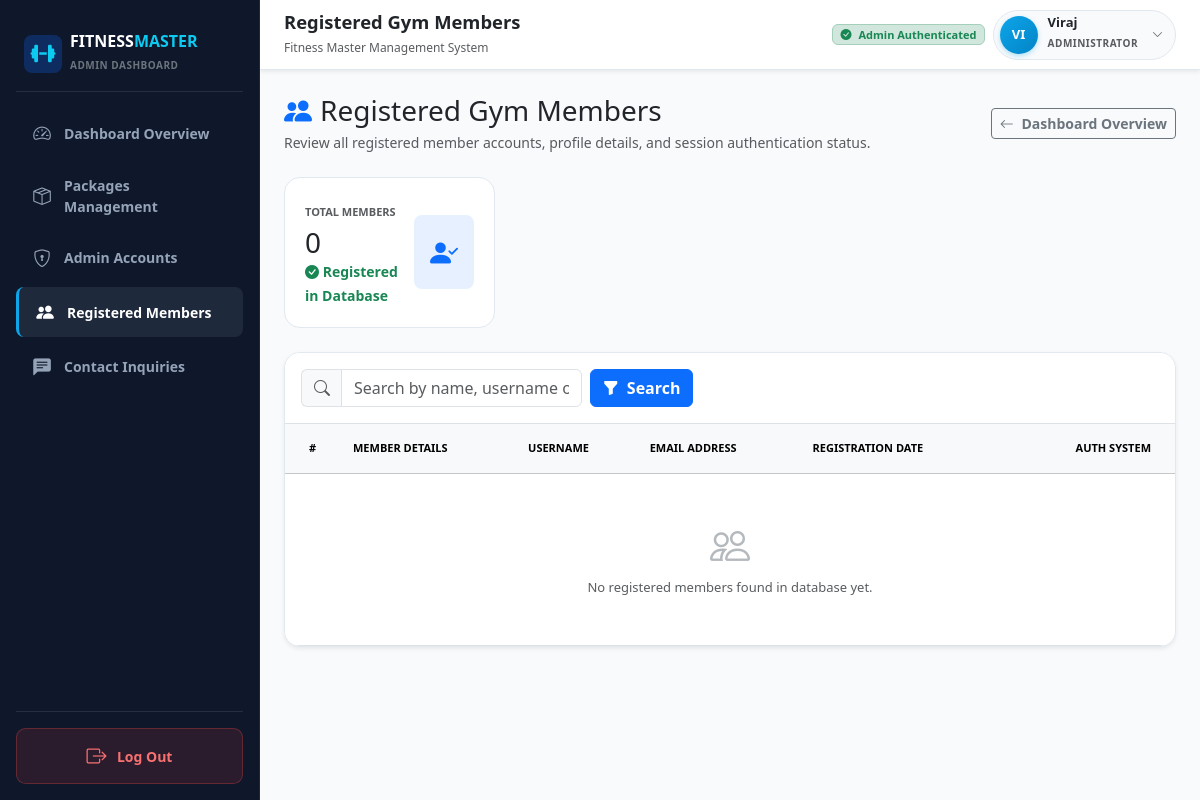
Before: /registered-users/ (signed in) with the older database file.
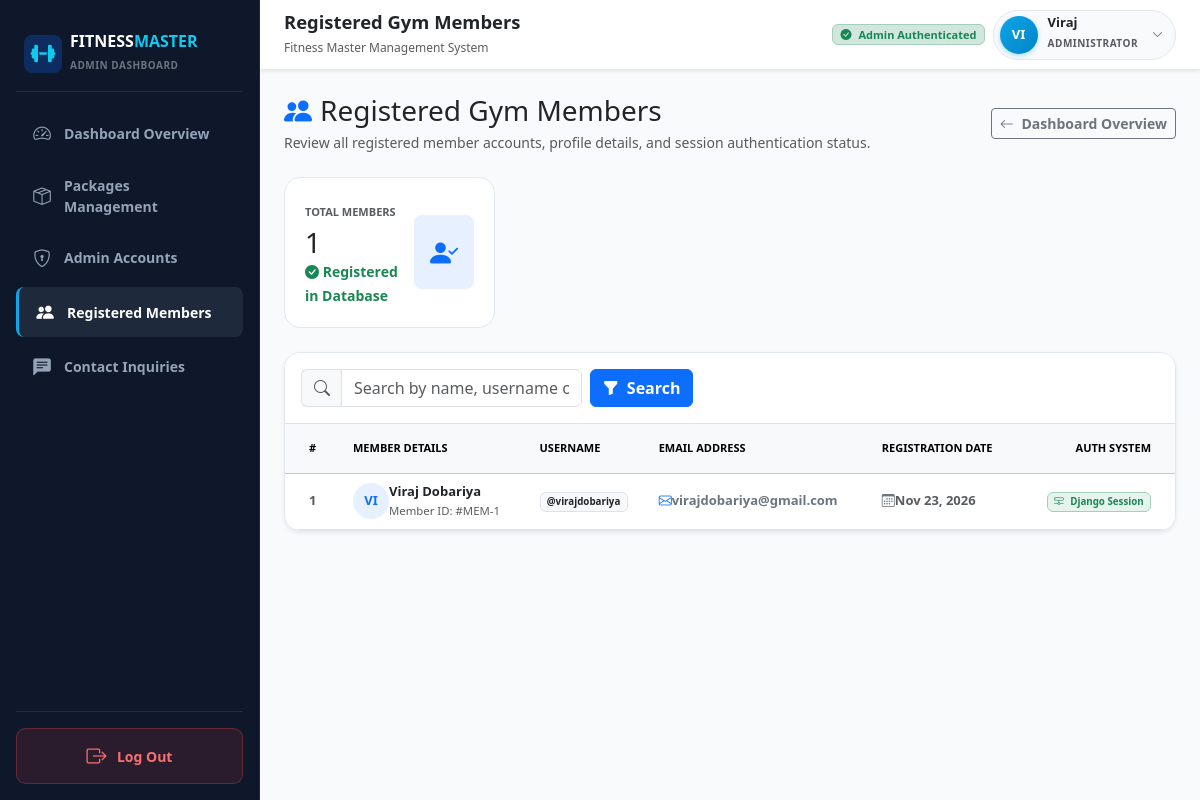
After: the same page with the newer database file.
### accounts/models.py (models this page shows, shortened)
class Admin(AbstractUser):
    email = models.EmailField(unique=True, verbose_name="Email Address")
    class Meta:
        verbose_name = 'Admin'
        verbose_name_plural = 'Admins'
        ordering = ['username']

class User(models.Model):
    name = models.CharField(max_length=150, verbose_name="Full Name", blank=True)
    username = models.CharField(max_length=150, unique=True, verbose_name="Username")
    email = models.EmailField(unique=True, verbose_name="Email Address")
    password = models.CharField(max_length=255, verbose_name="Password (Hashed)")
    created_at = models.DateTimeField(auto_now_add=True, verbose_name="Registration Date")
    class Meta:
        verbose_name = 'User'
        verbose_name_plural = 'Users'
        ordering = ['-created_at']

### accounts/views.py (the view, shortened to what this page needs)
# urls.py: path('registered-users/', views.admin_registered_users_view, name='admin_registered_users'),
@login_required(login_url='login')
@user_passes_test(admin_check, login_url='login')
def admin_registered_users_view(request):
    search_query = request.GET.get('q', '').strip()
    users_qs = User.objects.all().order_by('-created_at')
    return render(request, 'accounts/registered_users_list.html', {
        'users': users_qs,
        'total_users': User.objects.count(),
        'search_query': search_query,
    })

### accounts/views.py (called while the page is built)
def admin_check(user):
    return user.is_authenticated and (user.is_staff or user.is_superuser)

### templates/accounts/registered_users_list.html (shortened to what this page needs)
{% extends 'base.html' %}
{% block page_heading %}Registered Gym Members{% endblock %}
{% block content %}
<div class="container-fluid px-0">
  <div class="d-flex flex-wrap align-items-center justify-content-between gap-3 mb-4">
    <div>
      <h3 class="fw-black text-dark mb-1">
        <i class="bi bi-people-fill text-primary me-2"></i>Registered Gym Members
      </h3>
      <p class="text-muted small mb-0">
        Review all registered member accounts, profile details, and session authentication status.
      </p>
    </div>
    <div class="d-flex align-items-center gap-2">
      <a href="{% url 'admin_dashboard' %}" class="btn btn-outline-secondary fw-semibold btn-sm">
        <i class="bi bi-arrow-left me-1"></i> Dashboard Overview
      </a>
    </div>
  </div>
  <div class="row g-3 mb-4">
    <div class="col-12 col-sm-6 col-md-4 col-xl-3">
      <div class="stat-card h-100 d-flex align-items-center justify-content-between">
        <div>
          <small class="text-muted fw-bold text-uppercase" style="font-size: 11px;">Total Members</small>
          <h3 class="fw-black text-dark mb-0 mt-1">{{ total_users }}</h3>
          <small class="text-success fw-semibold"><i class="bi bi-check-circle-fill"></i> Registered in Database</small>
        </div>
        <div class="rounded-3 p-3 bg-primary bg-opacity-10 text-primary">
          <i class="bi bi-person-check-fill fs-3"></i>
        </div>
      </div>
    </div>
  </div>
  <div class="fm-card mb-4 shadow-sm">
    <div class="p-3 bg-white border-bottom">
      <form method="get" action="{% url 'admin_registered_users' %}" class="row g-2 align-items-center">
        <div class="col-12 col-md-6 col-lg-4">
          <div class="input-group">
            <span class="input-group-text bg-light text-muted border-end-0">
              <i class="bi bi-search"></i>
            </span>
            <input type="text" name="q" value="{{ search_query }}" class="form-control" placeholder="Search by name, username or email...">
          </div>
        </div>
        <div class="col-auto">
          <button type="submit" class="btn btn-primary fw-bold">
            <i class="bi bi-funnel-fill me-1"></i> Search
          </button>
        </div>
      </form>
    </div>
    <div class="table-responsive">
      <table class="table table-hover align-middle mb-0" style="font-size: 13px;">
        <thead class="table-light text-uppercase text-secondary fw-bold" style="font-size: 11px;">
          <tr>
            <th class="ps-4 py-3" style="width: 60px;">#</th>
            <th class="py-3">Member Details</th>
            <th class="py-3">Username</th>
            <th class="py-3">Email Address</th>
            <th class="py-3">Registration Date</th>
            <th class="text-end pe-4 py-3">Auth System</th>
          </tr>
        </thead>
        <tbody>
          {% for member in users %}
            <tr>
              <td class="ps-4 fw-bold text-muted">{{ forloop.counter }}</td>
              <td>
                <div class="d-flex align-items-center gap-2.5">
                  <div class="rounded-circle bg-primary bg-opacity-10 text-primary fw-bold d-flex align-items-center justify-content-center" style="width: 36px; height: 36px; font-size: 13px;">
                    {{ member.username|slice:":2"|upper }}
                  </div>
                  <div>
                    <div class="fw-bold text-dark">{{ member.name|default:member.username }}</div>
                    <small class="text-muted">Member ID: #MEM-{{ member.id }}</small>
                  </div>
                </div>
              </td>
              <td>
                <span class="badge bg-light text-dark border fw-bold px-2.5 py-1">
                  @{{ member.username }}
                </span>
              </td>
              <td>
                <span class="text-secondary fw-semibold">
                  <i class="bi bi-envelope me-1.5 text-primary"></i>{{ member.email }}
                </span>
              </td>
              <td class="text-muted fw-semibold">
                <i class="bi bi-calendar3 me-1.5 text-secondary"></i>{{ member.created_at|date:"M d, Y" }}
              </td>
              <td class="text-end pe-4">
                <span class="badge bg-success bg-opacity-10 text-success border border-success-subtle fw-bold px-2.5 py-1">
                  <i class="bi bi-hdd-network me-1"></i> Django Session
                </span>
              </td>
            </tr>
          {% empty %}
            <tr>
              <td colspan="6" class="text-center py-5 text-muted">
                <i class="bi bi-people display-6 d-block mb-2 text-secondary opacity-50"></i>
                {% if search_query %}
                  No members matched your search query "<strong>{{ search_query }}</strong>".
                {% else %}
                  No registered members found in database yet.
                {% endif %}
              </td>
            </tr>
          {% endfor %}
        </tbody>
      </table>
    </div>
  </div>
</div>
{% endblock %}

### templates/base.html (shortened to what this page needs)
<!DOCTYPE html>
<html lang="en">
<head>
  <link href="https://cdn.jsdelivr.net/npm/bootstrap@5.3.3/dist/css/bootstrap.min.css" rel="stylesheet">
  <link href="https://cdn.jsdelivr.net/npm/bootstrap-icons@1.11.3/font/bootstrap-icons.min.css" rel="stylesheet">
  <link rel="stylesheet" href="https://cdnjs.cloudflare.com/ajax/libs/font-awesome/6.5.1/css/all.min.css">
</head>
<body>
{% if request.user.is_authenticated and request.user.is_staff and not is_user_page and not is_auth_page and request.GET.portal != 'user' and request.resolver_match.url_name not in 'about_us contact_us user_login user_register user_register_alias user_dashboard user_root root admin_login admin_login_slash login admin_gateway admin_gateway_no_slash' %}
<div class="d-flex w-100 min-vh-100 position-relative">
  <aside class="admin-sidebar d-none d-lg-flex flex-column p-3" id="adminDesktopSidebar">
    <div class="brand-container d-flex align-items-center gap-2 px-2 py-3 mb-3 border-bottom border-secondary border-opacity-25">
      <button type="button" class="brand-icon btn p-0 border-0 bg-primary bg-opacity-25 text-info rounded-3 d-flex align-items-center justify-content-center shadow-none" id="desktopBrandToggle" style="width: 38px; height: 38px; flex-shrink: 0; cursor: pointer;" title="Click to Collapse / Expand Sidebar" aria-label="Toggle Sidebar">
        <i class="fa-solid fa-dumbbell text-info fs-5"></i>
      </button>
      <div class="brand-text text-truncate" id="desktopBrandTextToggle" style="cursor: pointer;" title="Click to Collapse / Expand Sidebar">
        <h6 class="mb-0 fw-bold text-white tracking-wide">FITNESS<span class="text-info">MASTER</span></h6>
        <small class="text-secondary fw-semibold" style="font-size: 10px; letter-spacing: 0.5px;">ADMIN DASHBOARD</small>
      </div>
    </div>
    <ul class="nav nav-pills flex-column mb-auto">
      <li class="nav-item">
        <a href="{% url 'admin_dashboard' %}" class="nav-link {% if request.resolver_match.url_name == 'admin_dashboard' %}active{% endif %}" title="Dashboard Overview">
          <i class="bi bi-speedometer2"></i>
          <span class="nav-label">Dashboard Overview</span>
        </a>
      </li>
      <li class="nav-item">
        <a href="{% url 'packages_list' %}" class="nav-link " title="Packages Management">
          <i class="bi bi-box-seam"></i>
          <span class="nav-label">Packages Management</span>
        </a>
      </li>
      <li class="nav-item">
        <a href="{% url 'admin_accounts' %}" class="nav-link {% if request.resolver_match.url_name == 'admin_accounts' %}active{% endif %}" title="Admin Accounts">
          <i class="bi bi-shield-lock"></i>
          <span class="nav-label">Admin Accounts</span>
        </a>
      </li>
      <li class="nav-item">
        <a href="{% url 'admin_registered_users' %}" class="nav-link {% if request.resolver_match.url_name == 'admin_registered_users' %}active{% endif %}" title="Registered Members">
          <i class="bi bi-people-fill"></i>
          <span class="nav-label">Registered Members</span>
        </a>
      </li>
      <li class="nav-item">
        <a href="{% url 'admin_contact_messages' %}" class="nav-link {% if request.resolver_match.url_name == 'admin_contact_messages' %}active{% endif %}" title="Contact Inquiries">
          <i class="bi bi-chat-left-text-fill"></i>
          <span class="nav-label">Contact Inquiries</span>
        </a>
      </li>
    </ul>
    <div class="border-top border-secondary border-opacity-25 pt-3 mt-auto">
      <a href="{% url 'logout' %}" class="sidebar-logout-btn w-100" title="Log Out">
        <i class="bi bi-box-arrow-right fs-5"></i>
        <span class="nav-label">Log Out</span>
      </a>
    </div>
  </aside>
  <div class="main-wrapper" id="mainContentWrapper">
    <header class="admin-navbar d-flex align-items-center justify-content-between px-3 px-lg-4 sticky-top shadow-sm">
      <div class="d-flex align-items-center gap-3">
        <div>
          <h5 class="mb-0 fw-bold text-dark" style="font-size: 1.15rem;">{% block page_heading %}Admin Dashboard{% endblock %}</h5>
          <small class="text-muted d-none d-sm-inline" style="font-size: 12px;">Fitness Master Management System</small>
        </div>
      </div>
      <div class="d-flex align-items-center gap-2">
        <span class="badge bg-success-subtle text-success border border-success-subtle d-none d-lg-inline-block px-2.5 py-1.5" style="font-size: 11px;">
          <i class="bi bi-check-circle-fill me-1"></i> Admin Authenticated
        </span>
        <div class="dropdown profile-dropdown">
          <div class="profile-pill" id="adminHeaderProfile" role="button" data-bs-toggle="dropdown" aria-expanded="false" tabindex="0">
            <div class="profile-avatar-circle">
              {{ request.user.username|slice:":2"|upper }}
            </div>
            <div class="d-none d-sm-block text-start pe-1">
              <div class="fw-bold text-dark lh-1" style="font-size: 13px;">{{ request.user.username }}</div>
              <small class="text-muted text-uppercase fw-semibold" style="font-size: 10px; letter-spacing: 0.5px;">Administrator</small>
            </div>
            <i class="bi bi-chevron-down text-muted" style="font-size: 11px;"></i>
          </div>
        </div>
      </div>
    </header>
    <main class="p-3 p-lg-4">
      {% block content %}{% endblock %}
    </main>
  </div>
</div>
{% else %}
  <main>
    {% block auth_content %}{% endblock %}
  </main>
{% endif %}
</body>
</html>

### templates/base.html (style rules this page uses)
:root { --fm-primary-dark: #0f172a; --fm-secondary-dark: #1e293b; --fm-border: #e2e8f0; --fm-accent-cyan: #0ea5e9; --fm-accent-orange: #ff5722; --fm-bg-light: #f8fafc; }
body { font-family: system-ui, -apple-system, "Segoe UI", Roboto, "Helvetica Neue", sans-serif; background-color: var(--fm-bg-light); color: #1e293b; min-height: 100vh; }
.admin-sidebar { width: 260px; background-color: var(--fm-primary-dark); color: #fff; height: 100vh; position: fixed; top: 0; bottom: 0; left: 0; border-right: 1px solid #1e293b; z-index: 1030; overflow-y: auto; overflow-x: hidden; transition: width 0.25s cubic-bezier(0.4, 0, 0.2, 1), padding 0.25s cubic-bezier(0.4, 0, 0.2, 1); }
.brand-icon { cursor: pointer; transition: transform 0.2s cubic-bezier(0.4, 0, 0.2, 1), background-color 0.2s ease, box-shadow 0.2s ease !important; outline: none !important; }
.main-wrapper { min-width: 0; flex: 1 1 auto; min-height: 100vh; margin-left: 0; width: 100%; background-color: var(--fm-bg-light); transition: margin-left 0.25s cubic-bezier(0.4, 0, 0.2, 1), width 0.25s cubic-bezier(0.4, 0, 0.2, 1); }
@media (min-width: 992px) { .main-wrapper { margin-left: 260px !important; width: calc(100% - 260px) !important; max-width: calc(100% - 260px) !important; } }
.admin-sidebar .nav-link { color: #94a3b8; font-size: 0.875rem; font-weight: 600; padding: 0.75rem 1rem; border-radius: 0.5rem; transition: all 0.2s ease; display: flex; align-items: center; gap: 0.75rem; margin-bottom: 0.25rem; }
.admin-sidebar .nav-link:hover, .admin-sidebar .nav-link.active { color: #ffffff; background-color: var(--fm-secondary-dark); border-left: 3px solid var(--fm-accent-cyan); }
.admin-sidebar .nav-link i { font-size: 1.1rem; width: 20px; text-align: center; }
.sidebar-logout-btn { color: #f87171; background: rgba(239, 68, 68, 0.12); border: 1px solid rgba(239, 68, 68, 0.3); border-radius: 0.6rem; padding: 0.75rem 1rem; font-weight: 700; font-size: 0.875rem; display: flex; align-items: center; justify-content: center; gap: 0.65rem; text-decoration: none; transition: all 0.2s ease; }
html, body { overflow-x: hidden; max-width: 100vw; }
.admin-navbar { background-color: #ffffff; border-bottom: 1px solid var(--fm-border); min-height: 70px; z-index: 1020; }
.profile-dropdown { position: relative; }
.profile-pill { background: #f8fafc; border: 1px solid var(--fm-border); border-radius: 50px; padding: 5px 12px 5px 6px; display: inline-flex; align-items: center; gap: 10px; text-decoration: none; color: #1e293b; cursor: pointer; transition: all 0.2s ease; }
.profile-avatar-circle { width: 38px; height: 38px; border-radius: 50%; background: linear-gradient(135deg, #0ea5e9, #0284c7); color: #ffffff; font-weight: 700; font-size: 13px; display: flex; align-items: center; justify-content: center; box-shadow: 0 2px 5px rgba(14, 165, 233, 0.3); }
.stat-card { background: #ffffff; border: 1px solid var(--fm-border); border-radius: 1rem; padding: 1.25rem; transition: transform 0.2s ease, box-shadow 0.2s ease; }
.fm-card { background: #ffffff; border: 1px solid var(--fm-border); border-radius: 1rem; box-shadow: 0 1px 3px rgba(0, 0, 0, 0.02); overflow: hidden; }

Changed rows visible on the page:
added User: username "VI", name "Viraj Dobariya", id "1", username "virajdobariya", email "virajdobariya@gmail.com", created_at "Nov 23, 2026"
Other visible differences:
{{ total_users }}: "0" → "1"
text no longer shown: "No registered members found in database yet."
